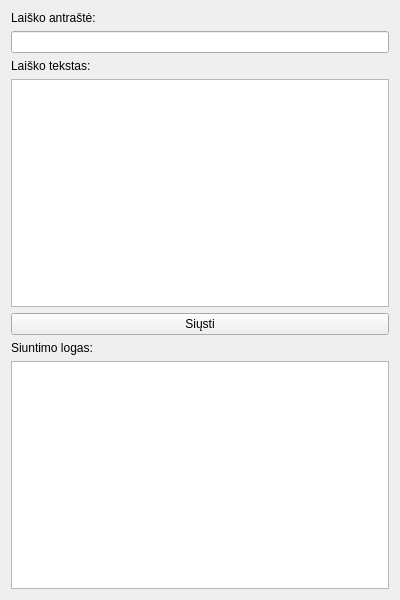
<?xml version="1.0" encoding="UTF-8"?>
<ui version="4.0">
 <class>Form</class>
 <widget class="QWidget" name="Form">
  <property name="geometry">
   <rect>
    <x>0</x>
    <y>0</y>
    <width>400</width>
    <height>600</height>
   </rect>
  </property>
  <property name="windowTitle">
   <string>Form</string>
  </property>
  <layout class="QVBoxLayout" name="verticalLayout">
   <item>
    <widget class="QLabel" name="label">
     <property name="text">
      <string>Laiško antraštė:</string>
     </property>
    </widget>
   </item>
   <item>
    <widget class="QLineEdit" name="subjectLineEdit"/>
   </item>
   <item>
    <widget class="QLabel" name="label_2">
     <property name="text">
      <string>Laiško tekstas:</string>
     </property>
    </widget>
   </item>
   <item>
    <widget class="QTextEdit" name="bodyTextEdit"/>
   </item>
   <item>
    <widget class="QPushButton" name="sendButton">
     <property name="text">
      <string>Siųsti</string>
     </property>
    </widget>
   </item>
   <item>
    <widget class="QLabel" name="label_3">
     <property name="text">
      <string>Siuntimo logas:</string>
     </property>
    </widget>
   </item>
   <item>
    <widget class="QTextEdit" name="logTextEdit">
     <property name="readOnly">
      <bool>true</bool>
     </property>
    </widget>
   </item>
  </layout>
 </widget>
 <resources/>
 <connections/>
</ui>
